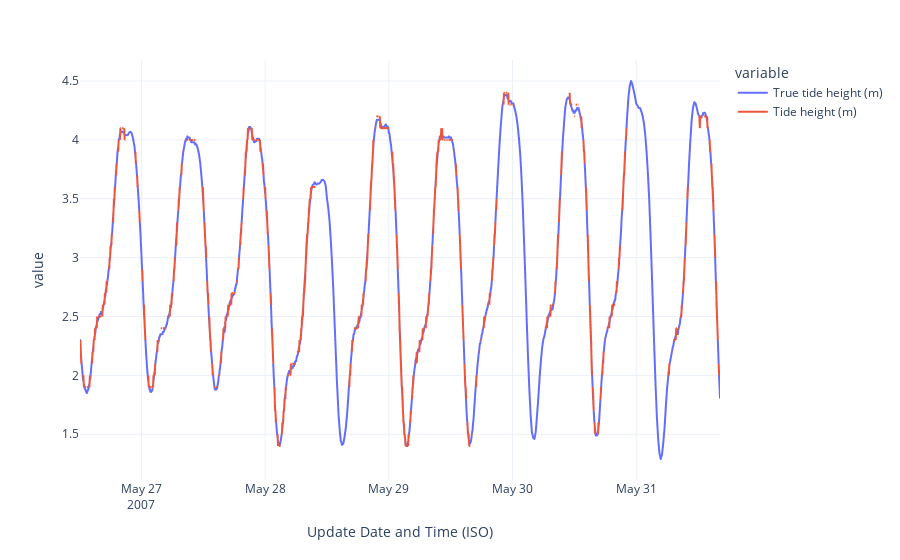

The notebook cell saved with this chart:
### Code cell
px.line(
    data,
    y=[ "True tide height (m)", "Tide height (m)",],
)

### Figure 1 — Plotly figure (JSON) as saved in the notebook; plotly's stock layout.template omitted (floating-point values rounded to 4 significant figures; data arrays with more than 128 entries replaced by an {"elided": "..."} marker saying what was removed)
{"data": [{"hovertemplate": "variable=True tide height (m)<br>Update Date and Time (ISO)=%{x}<br>value=%{y}<extra></extra>", "legendgroup": "True tide height (m)", "line": {"color": "#636efa", "dash": "solid"}, "marker": {"symbol": "circle"}, "mode": "lines", "name": "True tide height (m)", "showlegend": true, "type": "scattergl", "x": {"elided": "1258 str values"}, "xaxis": "x", "y": {"elided": "1258 float values"}, "yaxis": "y"}, {"hovertemplate": "variable=Tide height (m)<br>Update Date and Time (ISO)=%{x}<br>value=%{y}<extra></extra>", "legendgroup": "Tide height (m)", "line": {"color": "#EF553B", "dash": "solid"}, "marker": {"symbol": "circle"}, "mode": "lines", "name": "Tide height (m)", "showlegend": true, "type": "scattergl", "x": {"elided": "1258 str values"}, "xaxis": "x", "y": {"elided": "1258 float values"}, "yaxis": "y"}], "layout": {"legend": {"title": {"text": "variable"}, "tracegroupgap": 0}, "margin": {"t": 60}, "xaxis": {"anchor": "y", "domain": [0, 1], "title": {"text": "Update Date and Time (ISO)"}}, "yaxis": {"anchor": "x", "domain": [0, 1], "title": {"text": "value"}}}}
